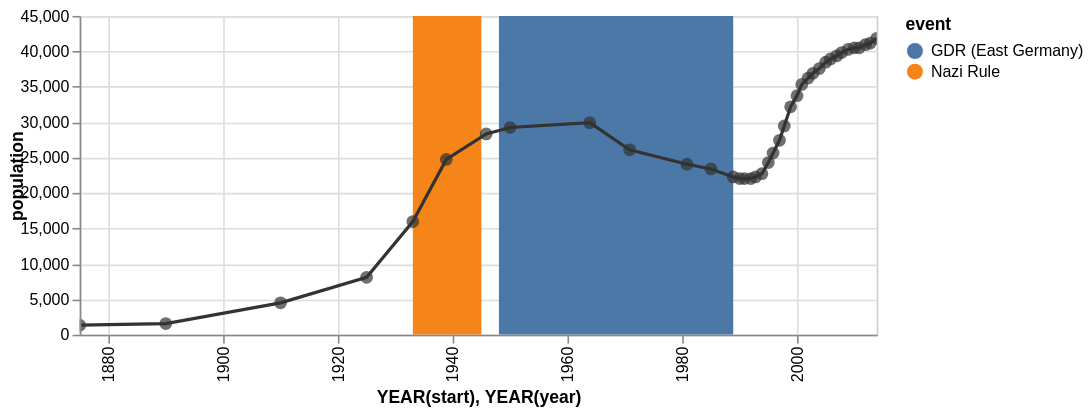

Write a Vega-Lite specification for this figure.
### Vega specification from a JSON file in a GitHub repository (floating-point values rounded to 4 significant figures)
{"$schema": "https://vega.github.io/schema/vega/v3.0.json", "description": "The population of the German city of Falkensee over time", "autosize": "pad", "padding": 5, "encode": {"update": {"stroke": {"value": "#ccc"}, "fill": {"value": "transparent"}}}, "data": [{"name": "source_0", "values": [{"year": "1875", "population": 1309}, {"year": "1890", "population": 1558}, {"year": "1910", "population": 4512}, {"year": "1925", "population": 8180}, {"year": "1933", "population": 15915}, {"year": "1939", "population": 24824}, {"year": "1946", "population": 28275}, {"year": "1950", "population": 29189}, {"year": "1964", "population": 29881}, {"year": "1971", "population": 26007}, {"year": "1981", "population": 24029}, {"year": "1985", "population": 23340}, {"year": "1989", "population": 22307}, {"year": "1990", "population": 22087}, {"year": "1991", "population": 22139}, {"year": "1992", "population": 22105}, {"year": "1993", "population": 22242}, {"year": "1994", "population": 22801}, {"year": "1995", "population": 24273}, {"year": "1996", "population": 25640}, {"year": "1997", "population": 27393}, {"year": "1998", "population": 29505}, {"year": "1999", "population": 32124}, {"year": "2000", "population": 33791}, {"year": "2001", "population": 35297}, {"year": "2002", "population": 36179}, {"year": "2003", "population": 36829}, {"year": "2004", "population": 37493}, {"year": "2005", "population": 38376}, {"year": "2006", "population": 39008}, {"year": "2007", "population": 39366}, {"year": "2008", "population": 39821}, {"year": "2009", "population": 40179}, {"year": "2010", "population": 40511}, {"year": "2011", "population": 40465}, {"year": "2012", "population": 40905}, {"year": "2013", "population": 41258}, {"year": "2014", "population": 41777}]}, {"name": "source_1", "values": [{"start": "1933", "end": "1945", "event": "Nazi Rule"}, {"start": "1948", "end": "1989", "event": "GDR (East Germany)"}]}, {"name": "data_0", "source": "source_0", "transform": [{"type": "formula", "expr": "timeParse(datum[\"year\"],'%Y')", "as": "year"}]}, {"name": "data_1", "source": "data_0", "transform": [{"type": "formula", "expr": "toDate(datum[\"year\"])", "as": "year"}, {"type": "formula", "expr": "toNumber(datum[\"population\"])", "as": "population"}, {"type": "filter", "expr": "datum[\"year\"] !== null && !isNaN(datum[\"year\"]) && datum[\"population\"] !== null && !isNaN(datum[\"population\"])"}, {"type": "formula", "as": "year_year", "expr": "datetime(year(datum[\"year\"]), 0, 1, 0, 0, 0, 0)"}, {"type": "collect", "sort": {"field": "year_year", "order": "descending"}}]}, {"name": "data_2", "source": "data_0", "transform": [{"type": "formula", "expr": "toDate(datum[\"year\"])", "as": "year"}, {"type": "formula", "expr": "toNumber(datum[\"population\"])", "as": "population"}, {"type": "filter", "expr": "datum[\"year\"] !== null && !isNaN(datum[\"year\"]) && datum[\"population\"] !== null && !isNaN(datum[\"population\"])"}, {"type": "formula", "as": "year_year", "expr": "datetime(year(datum[\"year\"]), 0, 1, 0, 0, 0, 0)"}]}, {"name": "data_3", "source": "source_1", "transform": [{"type": "formula", "expr": "timeParse(datum[\"start\"],'%Y')", "as": "start"}, {"type": "formula", "expr": "timeParse(datum[\"end\"],'%Y')", "as": "end"}, {"type": "filter", "expr": "datum[\"start\"] !== null && !isNaN(datum[\"start\"])"}, {"type": "formula", "as": "year_start", "expr": "datetime(year(datum[\"start\"]), 0, 1, 0, 0, 0, 0)"}, {"type": "formula", "as": "year_end", "expr": "datetime(year(datum[\"end\"]), 0, 1, 0, 0, 0, 0)"}]}], "signals": [{"name": "width", "update": "500"}, {"name": "height", "update": "200"}], "marks": [{"name": "layer_0_marks", "type": "rect", "from": {"data": "data_3"}, "encode": {"update": {"x": {"scale": "x", "field": "year_start"}, "x2": {"scale": "x", "field": "year_end"}, "y": {"value": 0}, "y2": {"field": {"group": "height"}}, "fill": {"scale": "color", "field": "event"}}}, "clip": true}, {"name": "layer_1_layer_0_marks", "type": "line", "from": {"data": "data_1"}, "encode": {"update": {"x": {"scale": "x", "field": "year_year"}, "y": {"scale": "y", "field": "population"}, "stroke": {"value": "#333"}}}, "clip": true}, {"name": "layer_1_layer_1_marks", "type": "symbol", "role": "pointOverlay", "from": {"data": "data_2"}, "encode": {"update": {"x": {"scale": "x", "field": "year_year"}, "y": {"scale": "y", "field": "population"}, "fill": {"value": "#333"}, "opacity": {"value": 0.7}}}, "clip": true}], "scales": [{"name": "x", "type": "time", "domain": {"fields": [{"data": "data_3", "field": "year_start"}, {"data": "data_3", "field": "year_end"}, {"data": "data_1", "field": "year_year"}, {"data": "data_2", "field": "year_year"}], "sort": true}, "range": [0, {"signal": "width"}], "round": true, "nice": "year"}, {"name": "color", "type": "ordinal", "domain": {"data": "data_3", "field": "event", "sort": true}, "range": "category"}, {"name": "y", "type": "linear", "domain": {"fields": [{"data": "data_1", "field": "population"}, {"data": "data_2", "field": "population"}], "sort": true}, "range": [{"signal": "height"}, 0], "round": true, "nice": true, "zero": true}], "axes": [{"scale": "x", "orient": "bottom", "tickCount": 5, "title": "YEAR(start), YEAR(year)", "zindex": 1, "encode": {"labels": {"update": {"text": {"signal": "timeFormat(datum.value, '%Y')"}, "angle": {"value": 270}, "align": {"value": "right"}, "baseline": {"value": "middle"}}}}}, {"scale": "x", "domain": false, "grid": true, "labels": false, "orient": "bottom", "tickCount": 5, "ticks": false, "zindex": 0, "gridScale": "y"}, {"scale": "y", "maxExtent": 30, "minExtent": 30, "orient": "left", "title": "population", "zindex": 1}, {"scale": "y", "domain": false, "grid": true, "labels": false, "orient": "left", "ticks": false, "zindex": 0, "gridScale": "x"}], "legends": [{"fill": "color", "title": "event"}], "config": {"axis": {"quantitativeExtent": 30}}}
